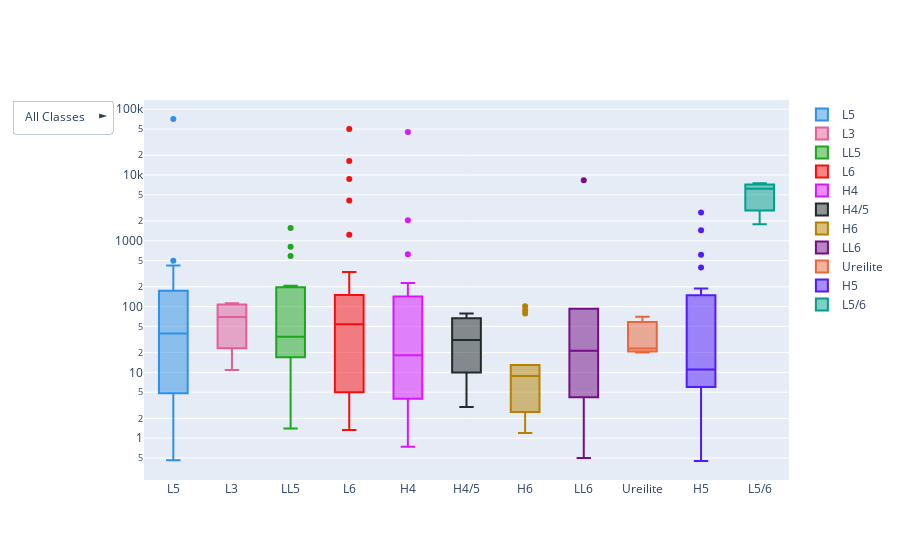

The notebook cell saved with this chart:
### Code cell
buttons_list = []
recclass_levels = high_freq_ms['recclass'].unique()
falses = [False] * len(recclass_levels)
colors = px.colors.qualitative.Dark24

fig3 = go.Figure()

for i in range(0, len(recclass_levels)):
    fig3.add_traces([go.Box(y = high_freq_ms[high_freq_ms['recclass'] == str(recclass_levels[i])]['mass (g)'],
                            marker = {'color': colors[i]},
                            visible = True,
                            name = str(recclass_levels[i]))])
    new_falses = falses.copy()
    new_falses.insert(i, True)
    buttons_list.append(
        {'args': [{'visible': new_falses}],
    'label': str(recclass_levels[i]),
    'method': 'restyle'
    }
    )

all_button = {'args': [{'visible': [True] * len(recclass_levels)}],
              'label': 'All Classes',
              'method': 'restyle'
    }

buttons_list.insert(0, all_button)
fig3.update_layout(updatemenus = [{'type': 'dropdown', 'direction': 'right', 'buttons': buttons_list}])#, yaxis_range = [0, 8000])
fig3.update_yaxes(type = 'log')

fig3.show()

### Figure 1 — Plotly figure (JSON) as saved in the notebook; plotly's stock layout.template omitted (floating-point values rounded to 4 significant figures)
{"data": [{"marker": {"color": "#2E91E5"}, "name": "L5", "type": "box", "visible": true, "y": [63.0, 13.16, 1.1, 197.2, 3.26, 4.6, 26.7, 495.4, 89.6, 420.0, 55.9, 73.0, 165.8, 0.51, 308.0, 0.46, 38.99, 4.9, 20.5, 10.9, 71000.0]}, {"marker": {"color": "#E15F99"}, "name": "L3", "type": "box", "visible": true, "y": [10.91, 102.8, 112.9, 35.8]}, {"marker": {"color": "#1CA71C"}, "name": "LL5", "type": "box", "visible": true, "y": [27.3, 16.4, 1.4, 52.4, 17.54, 208.0, 587.7, 3.8, 815.0, 31.9, 1563.0, 185.4, 15.5, 37.8, 25.6, 45.4]}, {"marker": {"color": "#FB0D0D"}, "name": "L6", "type": "box", "visible": true, "y": [20.9, 150.1, 3.03, 2.55, 8.1, 1.58, 16300.0, 48.2, 7.3, 1.7, 2.09, 74.0, 53.8, 1231.0, 8725.0, 17.5, 86.1, 68.4, 244.0, 4100.0, 111.0, 62.4, 144.0, 23.7, 215.0, 2.4, 3.4, 54.0, 4.22, 39.7, 336.0, 72.4, 130.3, 48.1, 1.33, 4.37, 50000.0, 5.86, 80.48, 157.8, 152.0, 5.0]}, {"marker": {"color": "#DA16FF"}, "name": "H4", "type": "box", "visible": true, "y": [2048.0, 24.2, 0.74, 56.82, 1.59, 228.0, 37.1, 3.54, 18.2, 1.48, 86.63, 127.1, 11.09, 4.93, 4.1, 14.63, 10.86, 187.5, 1.22, 45000.0, 624.0]}, {"marker": {"color": "#222A2A"}, "name": "H4/5", "type": "box", "visible": true, "y": [31.03, 2.98, 78.36]}, {"marker": {"color": "#B68100"}, "name": "H6", "type": "box", "visible": true, "y": [1.2, 2.4, 101.4, 4.4, 12.98, 9.49, 8.4, 78.8, 9.2, 3.5, 1.3, 9.5, 87.7, 2.5]}, {"marker": {"color": "#750D86"}, "name": "LL6", "type": "box", "visible": true, "y": [0.5, 8.3, 8300.0, 92.7, 34.3, 4.2]}, {"marker": {"color": "#EB663B"}, "name": "Ureilite", "type": "box", "visible": true, "y": [69.9, 23.0, 20.0]}, {"marker": {"color": "#511CFB"}, "name": "H5", "type": "box", "visible": true, "y": [0.45, 3.49, 0.54, 613.0, 0.9, 188.0, 9.97, 18.7, 85.0, 11.1, 5.9, 0.56, 11.9, 27.8, 58.6, 392.9, 8.14, 6.3, 10.36, 1443.0, 2700.0, 170.0, 9.13]}, {"marker": {"color": "#00A08B"}, "name": "L5/6", "type": "box", "visible": true, "y": [7500.0, 6175.0, 1788.0]}], "layout": {"updatemenus": [{"buttons": [{"args": [{"visible": [true, true, true, true, true, true, true, true, true, true, true]}], "label": "All Classes", "method": "restyle"}, {"args": [{"visible": [true, false, false, false, false, false, false, false, false, false, false, false]}], "label": "L5", "method": "restyle"}, {"args": [{"visible": [false, true, false, false, false, false, false, false, false, false, false, false]}], "label": "L3", "method": "restyle"}, {"args": [{"visible": [false, false, true, false, false, false, false, false, false, false, false, false]}], "label": "LL5", "method": "restyle"}, {"args": [{"visible": [false, false, false, true, false, false, false, false, false, false, false, false]}], "label": "L6", "method": "restyle"}, {"args": [{"visible": [false, false, false, false, true, false, false, false, false, false, false, false]}], "label": "H4", "method": "restyle"}, {"args": [{"visible": [false, false, false, false, false, true, false, false, false, false, false, false]}], "label": "H4/5", "method": "restyle"}, {"args": [{"visible": [false, false, false, false, false, false, true, false, false, false, false, false]}], "label": "H6", "method": "restyle"}, {"args": [{"visible": [false, false, false, false, false, false, false, true, false, false, false, false]}], "label": "LL6", "method": "restyle"}, {"args": [{"visible": [false, false, false, false, false, false, false, false, true, false, false, false]}], "label": "Ureilite", "method": "restyle"}, {"args": [{"visible": [false, false, false, false, false, false, false, false, false, true, false, false]}], "label": "H5", "method": "restyle"}, {"args": [{"visible": [false, false, false, false, false, false, false, false, false, false, true, false]}], "label": "L5/6", "method": "restyle"}], "direction": "right", "type": "dropdown"}], "yaxis": {"type": "log"}}}
